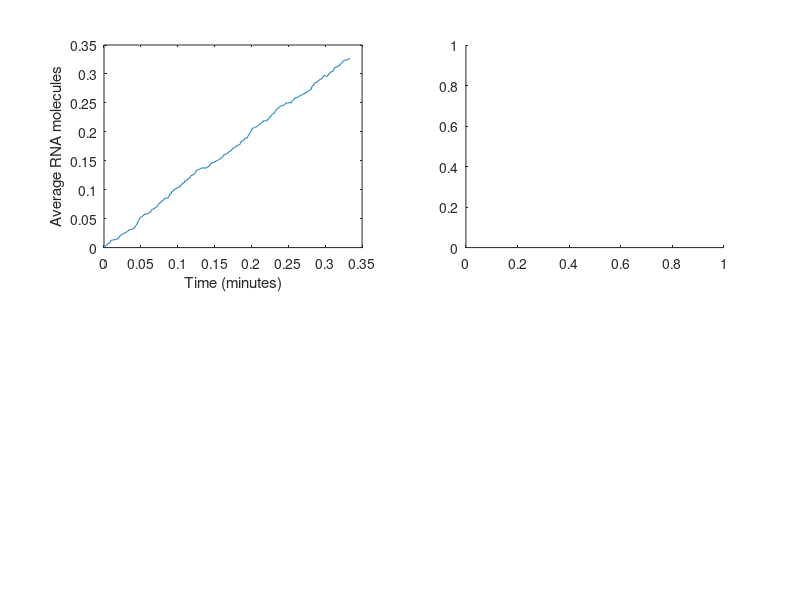

Source code (MATLAB): (Note: this script raises an error after producing the figure.)
%%%%% Part d of Problem1%%%%%%%%%%%%%%%%%%%
close all
clear all
clc
%%%%%%%%%%%%%%%%%%%%%%%%%%%%%%%%%%%%%
t_start = tic; %Start of runtime measuring
%Number of cells in the population and extent of the simulation
c = 1000; %no. of cell
dt = 1/1000; %Time step of the simulation (minute)
t_max = 1/3; %Number of iterations to be run for the simulation in minutes
%% Initializing the molecule matrices and time vector
t =0:dt:t_max; %Vector containing time of occurrence of events
n = length(t) - 1;
rna_pop = zeros(c, length(t));
pr_pop = zeros(c, length(t));

for j =1:c
	rna = zeros(length(t),1); %Vector containing RNA molecules at any given time
	pr = zeros(length(t),1); %Vector containing protein molecules at any given time
	kr = 1; %RNA generation rate (molecules/minute)
	gr = 1/5; %RNA destruction rate (molecules/minute)
	kp = 60; %Protein generation rate (molecules/minute)
	gp = 1/30; %Protein degradation rate (molecules/minute)
	kh = 120; %Affinity K parameter of the Hill Equation
	for i = 1:n
		rna_t = rna(i);
		pr_t = pr(i);
	
		k1 = kr/(1+(pr_t/kh)^2) * dt; %Assigning of the creation rate for the calculation of the time of RNA creation events
		k2 = gr * rna_t * dt; %Assigning of the degradation rate for the calculation of the time of RNA degradation events
		k3 = kp * rna_t * dt; %Assigning of the creation rate for the calculation of the time of protein creation events
		k4 = gp * pr_t * dt; %Assigning of the degradation rate for the calculation of the time of protein degradation events
		
		event = rand;
		if event <= k1
			rna(i+1) = rna_t + 1;
		else
			event2 = rand;
			if event2 <= k2
				rna(i+1) = rna_t - 1;
			else
				rna(i+1) = rna_t;
			end
		end

		event3 = rand;
		if event3 <= k3
			pr(i+1) = pr_t + 1;
		else
			event4 = rand;
			if event4 <= k4
				pr(i+1) = pr_t - 1;
			else
				pr(i+1) = pr_t;
			end
		end
	end
	%Time regularization and addition to regularized time matrix
	rna_pop(j,:) = rna;
	pr_pop(j,:) = pr;
end

%% End of runtime measuring
time.elasped=toc(t_start);

%% Finding average values and noise of the RNA and protein distributions through time in the simulations
avg_rna = mean(rna_pop);
sd_rna = std(rna_pop);
noise_rna = sd_rna/avg_rna;

avg_pr = mean(pr_pop);
sd_pr = std(pr_pop);
noise_pr = sd_pr/avg_pr;
% Distribution of the RNA and protein molecules at steady state
dist_rna = rna_pop(:,length(rna_pop(1,:)));
dist_pr = pr_pop(:,length(pr_pop(1,:)));

%% Plotting the results
figure
subplot(2,2,1)
plot(t, avg_rna) 
xlabel('Time (minutes)');
ylabel('Average RNA molecules');%RNA molecules against time

subplot(2,2,2)
histogram(dist_rna) 
xlabel('RNA molecules at steady state');
ylabel('Frequency');%RNA molecules against time
%title(strcat('Average',num2str(round(time.elasped,4)),' minutes'));
subplot(2,2,3)
plot(t, avg_pr) 
xlabel('Time (minutes)');
ylabel('Average Protein molecules');%Protein molecules against time
title(strcat('Total execution time:',num2str(round(time.elasped,4)),' minutes'));

subplot(2,2,4)
histogram(dist_pr) 
xlabel('Protein molecules at steady state');
ylabel('Frequency');%RNA molecules against time


